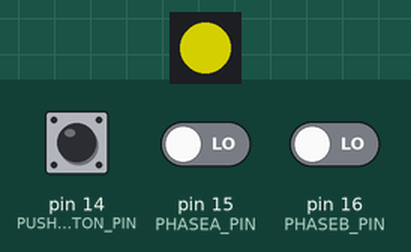
Simulated run of this sketch. Board: Arduino Uno, built with avr-gcc and run on an emulated ATmega328P. On the bench: 1 RGB LEDs in strip order, left to right. The test bench sets the inputs (shaded band); at power-on: pin 14 (PUSHBUTTON_PIN) LOW, pin 15 (PHASEA_PIN) LOW, pin 16 (PHASEB_PIN) LOW. Dim RGB values are drawn brighter than linear; what the sketch prints to the serial monitor is not drawn.

Above: at 1.2 s.
1.3 s: pin 14 (PUSHBUTTON_PIN) pulled HIGH for 0.15 s
At 1.37 s:
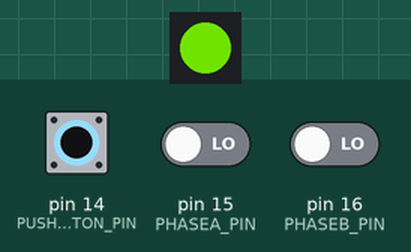
4.4 s: pin 15 (PHASEA_PIN) driven HIGH
At 5.4 s:
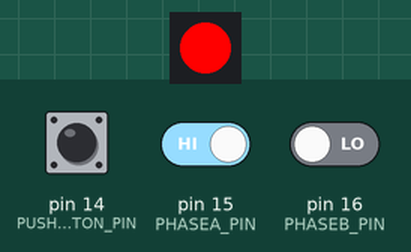
7.4 s: pin 14 (PUSHBUTTON_PIN) pulled HIGH for 1 s
At 7.85 s:
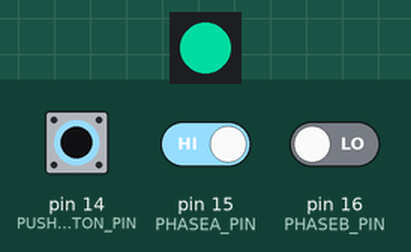
11.4 s: pin 15 (PHASEA_PIN) driven LOW
At 13.62 s:
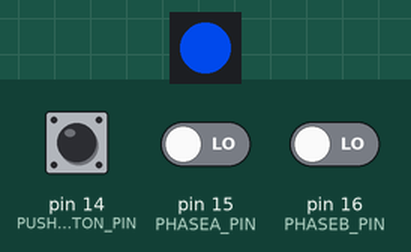
14.4 s: pin 14 (PUSHBUTTON_PIN) driven HIGH and pin 15 (PHASEA_PIN) driven HIGH
17.4 s: pin 15 (PHASEA_PIN) driven LOW and pin 16 (PHASEB_PIN) driven HIGH
Timing chart, 0 to 36.9 s (numbered marks = the images above; inputs shaded):
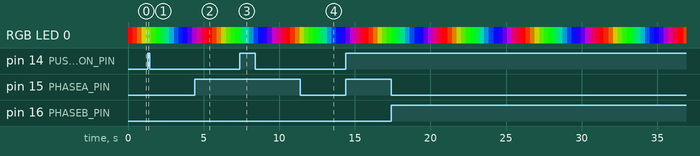

The sketch:

RotaryEncoderBreakout.ino
```cpp
// This demonstrates using the pin change interrupt to react to rotating
// the control and pressing the button. The pushbutton and the two phases
// of the encoder are all connected to port C. A bit change on any of those
// pins will invoke the port C pin change ISR, whose job is to sample the
// new values, and compare to the old values to figure out what happened.
//
// The ISR sends output to the serial port for viewing with the Serial Monitor.
//
// The main processing loop uses the Adafruit Neopixel library to continually
// change the color of the pixel. Operating the control does not affect the
// pixel behavior.
//
// Pin assignments:
//
// Encoder pushbutton, PORTC bit 0
#define PUSHBUTTON_PIN 14
// Encoder phase A, PORTC bit 1
#define PHASEA_PIN 15
// Encoder phase B, PORTC bit 2
#define PHASEB_PIN 16
// Data out to WS2811, PORTC bit 3
#define LED_PIN 17

#include <Adafruit_NeoPixel.h>
#ifdef __AVR__
  #include <avr/power.h>
#endif

// Parameter 1 = number of pixels in strip
// Parameter 2 = Arduino pin number (most are valid)
// Parameter 3 = pixel type flags, add together as needed:
//   NEO_KHZ800  800 KHz bitstream (most NeoPixel products w/WS2812 LEDs)
//   NEO_KHZ400  400 KHz (classic 'v1' (not v2) FLORA pixels, WS2811 drivers)
//   NEO_GRB     Pixels are wired for GRB bitstream (most NeoPixel products)
//   NEO_RGB     Pixels are wired for RGB bitstream (v1 FLORA pixels, not v2)
//   NEO_RGBW    Pixels are wired for RGBW bitstream (NeoPixel RGBW products)
Adafruit_NeoPixel strip = Adafruit_NeoPixel(1, LED_PIN, NEO_GRB + NEO_KHZ400);

// Rotating clockwise will increase value; counterclockwise will decrease it.
volatile byte encoderValue = 0;

void setup() {
  pinMode(PUSHBUTTON_PIN, INPUT);
  pinMode(PHASEA_PIN, INPUT);
  pinMode(PHASEB_PIN, INPUT);
  pinMode(LED_PIN, OUTPUT);

  Serial.begin(230400);

  // Enable pin change interrupts
  *digitalPinToPCMSK(PUSHBUTTON_PIN) |= bit (digitalPinToPCMSKbit(14));  // enable pin
  *digitalPinToPCMSK(PHASEA_PIN) |= bit (digitalPinToPCMSKbit(15));  // enable pin
  *digitalPinToPCMSK(PHASEB_PIN) |= bit (digitalPinToPCMSKbit(16));  // enable pin

  // Clear outstanding interrupts and enable. Only necessary to reference one
  // pin since all configured pins generate the same interrupt.
  PCIFR  |= bit (digitalPinToPCICRbit(PUSHBUTTON_PIN));
  PCICR  |= bit (digitalPinToPCICRbit(PUSHBUTTON_PIN));

  // Commence Neopixeling
  strip.begin();
  strip.show(); // Initialize all pixels to 'off'

}

void loop() {
  // Some example procedures showing how to display to the pixels:
  colorWipe(strip.Color(255, 0, 0), 16); // Red
  colorWipe(strip.Color(0, 255, 0), 16); // Green
  colorWipe(strip.Color(0, 0, 255), 17); // Blue
  colorWipe(strip.Color(127, 0, 127), 16); //Purple
  rainbow(20);
  rainbowCycle(20);
}

// Pin change interrupt for PORT C: Button was pressed/released, or
// the encoder was rotated.
// One click of the wheel cycles through all four states of the quadrature
// encoding, and this ISR is invoked four times. The variable encoderValue
// is only incremented or decremented once per click.
ISR(PCINT1_vect)
{
  // Holds previous currentEncoderData read from encoder port
  static byte lastEncoderData = 0x00;
  // Shift register for decoding quadrature transitions in lower 4 bits
  static byte quadratureRegister = 0x00;

  // Helps with cleaner output on the serial port, by adding a newline
  // at intervals.
  static int newlineCountdown = 80;

  // Get current data on PORTC bits 0-2; mask off the rest.
  byte currentEncoderData = PINC & 0x07;

  // Figure out what changed
  byte diff = currentEncoderData ^ lastEncoderData;

  // Did pushbutton bit change?
  if (diff & 0x01) {
    // Up or down?
    if (currentEncoderData & 0x01)
      Serial.print('D');  // Down
    else
      Serial.print('U');  // Up
  }

  // Did quadrature bits change?
  if (diff & 0x06) {
    // Shift prior quadrature bits left, and read current bits in; mask off the rest
    byte encBits = (PINC & 0x06) >> 1;
    quadratureRegister = ((quadratureRegister << 2) | encBits ) & 0x0f;

    // Figure out what happened.
    switch (quadratureRegister) {
      // Clockwise cases:
      case 0x01:  // 00 -> 01
      case 0x07:  // 01 -> 11
      case 0x0e:  // 11 -> 10
      case 0x08:  // 10 -> 00
        Serial.print('>');

        // Only increment value 1 time out of 4
        if ((encBits & 0x03) == 0x03) {
          encoderValue++;
          Serial.print(encoderValue);
        }
        break;

      // Counterclockwise cases:
      case 0x0b:  // 10 -> 11
      case 0x0d:  // 11 -> 01
      case 0x04:  // 01 -> 00
      case 0x02:  // 00 -> 10
        Serial.print('<');

        // Only decrement the value 1 time out of 4
        if ((encBits & 0x03) == 0x03) {
          encoderValue--;
          Serial.print(encoderValue);
        }
        break;

      // Other cases are invalid. Ignore.
      default:
        Serial.print('-');
        break;
    }
  }

  // Remember this state for next time through.
  lastEncoderData = currentEncoderData;

  // Time for a newline?
  if (--newlineCountdown == 0) {
    Serial.println();
    newlineCountdown = 80;
  }
}

// These are from the NeoPixel demo library

// Fill the dots one after the other with a color
void colorWipe(uint32_t c, uint8_t wait) {
  for(uint16_t i=0; i<strip.numPixels(); i++) {
    strip.setPixelColor(i, c);
    strip.show();
    delay(wait);
    strip.setPixelColor(i, 0);
  }
}

void rainbow(uint8_t wait) {
  uint16_t i, j;

  for(j=0; j<256; j++) {
    for(i=0; i<strip.numPixels(); i++) {
      strip.setPixelColor(i, Wheel((i+j) & 255));
    }
    strip.show();
    delay(wait);
  }
}

// Slightly different, this makes the rainbow equally distributed throughout
void rainbowCycle(uint8_t wait) {
  uint16_t i, j;

  for(j=0; j<256*5; j++) { // 5 cycles of all colors on wheel
    for(i=0; i< strip.numPixels(); i++) {
      strip.setPixelColor(i, Wheel(((i * 256 / strip.numPixels()) + j) & 255));
    }
    strip.show();
    delay(wait);
  }
}


// Input a value 0 to 255 to get a color value.
// The colours are a transition r - g - b - back to r.
uint32_t Wheel(byte WheelPos) {
  WheelPos = 255 - WheelPos;
  if(WheelPos < 85) {
    return strip.Color(255 - WheelPos * 3, 0, WheelPos * 3);
  }
  if(WheelPos < 170) {
    WheelPos -= 85;
    return strip.Color(0, WheelPos * 3, 255 - WheelPos * 3);
  }
  WheelPos -= 170;
  return strip.Color(WheelPos * 3, 255 - WheelPos * 3, 0);
}
```
